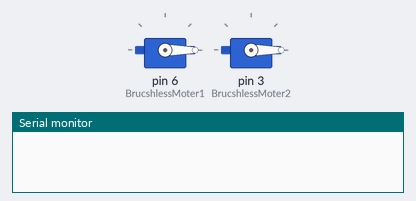
The sketch below on a simulated Arduino Uno, built with avr-gcc and run on an emulated ATmega328P. Parts: 2 × servo, the last lines printed to the serial monitor.

Above: at 0.1 s.
At 9.31 s:
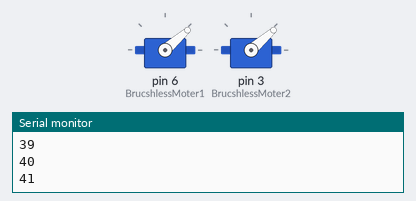
At 18.52 s:
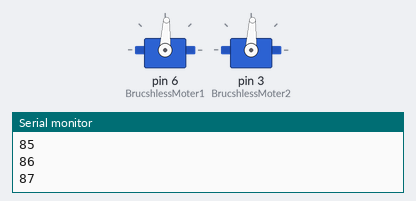
At 36.9 s:
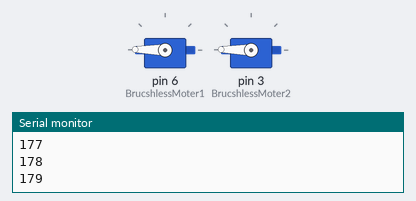
Timing chart, 0 to 38.4 s (numbered marks = the images above):
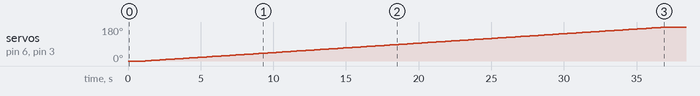

Measured:
- by itself, servo on pin 6 (BrucshlessMoter1), servo on pin 3 (BrucshlessMoter2): moves from 0° to 179° over 35.7 s

The sketch:

Revolution_include_BrucshlessMoter_test_Main.ino
```cpp
#include <Servo.h>

#define BrucshlessMoter1 6//出力ピンはPWM対応ピンのみ
#define BrucshlessMoter2 3//出力ピンはPWM対応ピンのみ

Servo myservo1;
Servo myservo2;
void setup() {
  Serial.begin(9600);
  myservo1.attach(BrucshlessMoter1, 1, 2);
  myservo2.attach(BrucshlessMoter2, 1, 2);
  myservo1.write(0);
  myservo2.write(0);
  delay(1000);
}

void loop() {
/*  myservo1.write(180);
  myservo2,write(180);*/

    for(int i=0;i<200;i++){
    myservo1.write(i);//最低107あたり、最高は180
    myservo2.write(i);
    Serial.println(i);
    delay(200);
    if(i==179){
    delay(5000);
    }
    }
}
```
